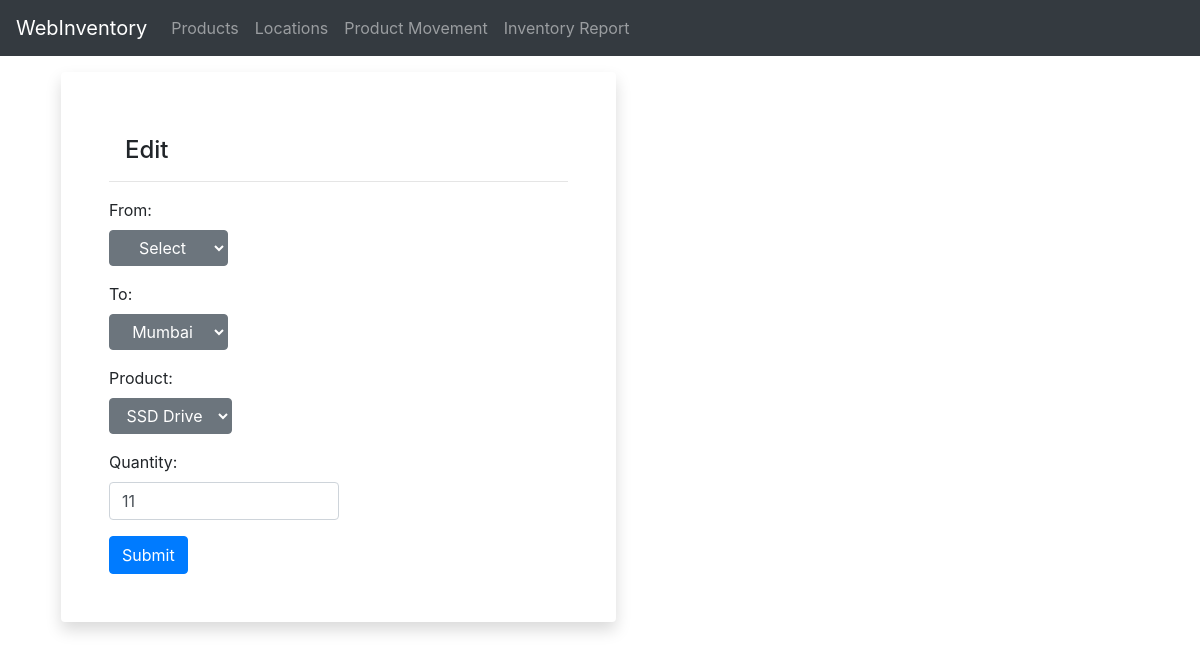
The page /product-movement/edit/1 on the database its author committed.
### app.py (models this page shows, shortened)
class ProductMovement(db.Model):
    __tablename__ = "ProdutMovement"
    movement_id = db.Column(db.Integer, primary_key=True)
    timestamp = db.Column(db.DateTime, nullable=False, default =datetime.utcnow )
    from_location = db.Column(db.Integer, db.ForeignKey('Location.location_id'))
    to_location = db.Column(db.Integer,db.ForeignKey('Location.location_id'))
    product_id = db.Column(db.Integer,db.ForeignKey('Product.product_id'))
    from_location_ref = db.relationship("Location",foreign_keys=[from_location])
    to_location_ref = db.relationship("Location",foreign_keys=[to_location])
    product_ref = db.relationship("Product", foreign_keys=[product_id])
    qty = db.Column(db.Integer, nullable=False)

class Location(db.Model):
    __tablename__ = "Location"
    location_id = db.Column(db.Integer, primary_key=True)
    location_name = db.Column(db.String(100), nullable=False)

class Product(db.Model):
    __tablename__ = "Product"
    product_id = db.Column(db.Integer, primary_key=True)
    product_name = db.Column(db.String(100), nullable=False)

### app.py (the view)
@app.route('/product-movement/edit/<int:id>', methods=["GET","POST"])
def edit_product_movement(id):
    movement = ProductMovement.query.get_or_404(id)
    if request.method == "POST":
        from_location = request.form['from_location']
        to_location = request.form["to_location"]
        product_id = request.form["product_id"]
        qty = int(request.form["qty"])
        result = checkStock(from_location, product_id, qty)
        if result != True:
            displayMessage(result)
            return redirect('/product-movement')
        movement.from_location = from_location
        movement.to_location = to_location
        movement.product_id = product_id
        movement.qty = qty
        db.session.commit()
        return redirect("/product-movement")
    else:
        return render_template('modify_product_movement.html', movement=movement, locations=Location.query.all(), products = Product.query.all())

### templates/modify_product_movement.html (shortened to what this page needs)
{% extends 'base.html' %} {% block head %} {% endblock %} {% block body %}
<div class="shadow p-5 m-3 bg-white rounded w-50 ">
	<h4 class="m-3">{% if movement %} Edit {% else %} Add {% endif %}</h4>
	<hr>
	<form {% if movement %} action="/product-movement/edit/{{movement.movement_id}}" {% else %} action="/product-movement/add" {% endif %} method="POST">
		<div class="form-group">
				<label for="from_location">From:</label>
				<div class="dropdown">
					<select class="btn btn-secondary dropdown-toggle" id="from_location" name="from_location">
						<option value="null">Select</option>
					</select>
				</div>
			</div>
			<div class="form-group ">
				<label for="to_location">To:</label>
				<div class="dropdown">
					<select class="btn btn-secondary dropdown-toggle" name="to_location" id="to_location">
						{% for location in locations %}
						<option class="dropdown-item" value="{{location.location_id}}" {% if (movement) and (movement.to_location == location.location_id) %} selected="selected" {% endif %}>
							{{location.location_name}}
						</option>
						{% endfor %}
					</select>
				</div>
			</div>
			<div class="form-group">
				<label for="product_id">Product:</label>
				<div class="dropdown">
					<select required class="btn btn-secondary dropdown-toggle" name="product_id" id="product_id" >
						{% for product in products %}
						<option class="dropdown-item" value="{{product.product_id}}" {% if (movement) and (movement.product_id == product.product_id) %} selected="selected" {% endif %}>
							{{product.product_name}}
						</option>
						{% endfor %}
					</select>
				</div>
			</div>
			<div class="form-group w-50">
				<label for="qty">Quantity:</label>
				<input class="form-control" type="text" name="qty" id="qty" placeholder="Enter Quantity" aria-label="Enter Quantity" {% if movement %} value="{{movement.qty}}" {% endif %} required />
			</div>
		<input class="btn btn-primary" type="submit" value="Submit" />
	</form>
</div>
{% endblock %}

### rows shown on the page
ProductMovement: to_location "Mumbai", product_id "SSD Drive", qty "11"
